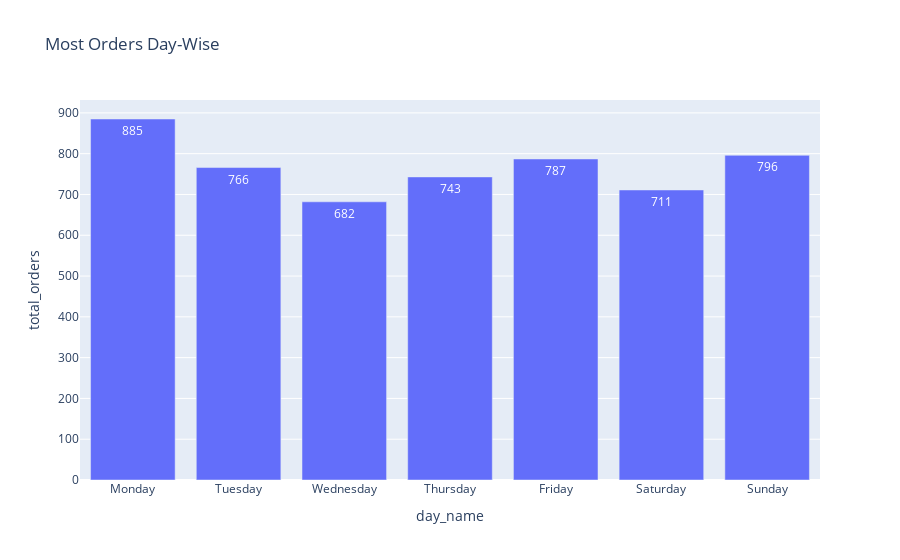

The cell this chart's notebook holds for it:
### Markdown cell above
### Most Orders Day-Wise.

### Code cell
query = """
SELECT 
    DAYNAME(order_date) AS day_name,
    COUNT(distinct order_id) AS total_orders
FROM
    order_details
GROUP BY DAYNAME(order_date);
"""

cur.execute(query)

data = cur.fetchall()

data

df = pd.DataFrame(data, columns = ['day_name','total_orders'])

order = ['Monday','Tuesday','Wednesday','Thursday','Friday','Saturday','Sunday']

df['day_name'] = pd.Categorical(df['day_name'], categories=order, ordered=True)
df = df.sort_values('day_name')

fig = px.bar(df, x='day_name', y="total_orders", text = 'total_orders',title= 'Most Orders Day-Wise')

fig.show()

### Figure 1 — Plotly figure (JSON) as saved in the notebook; plotly's stock layout.template omitted (floating-point values rounded to 4 significant figures)
{"data": [{"hovertemplate": "day_name=%{x}<br>total_orders=%{text}<extra></extra>", "legendgroup": "", "marker": {"color": "#636efa", "pattern": {"shape": ""}}, "name": "", "orientation": "v", "showlegend": false, "text": [885.0, 766.0, 682.0, 743.0, 787.0, 711.0, 796.0], "textposition": "auto", "type": "bar", "x": ["Monday", "Tuesday", "Wednesday", "Thursday", "Friday", "Saturday", "Sunday"], "xaxis": "x", "y": [885, 766, 682, 743, 787, 711, 796], "yaxis": "y"}], "layout": {"autosize": true, "barmode": "relative", "legend": {"tracegroupgap": 0}, "title": {"text": "Most Orders Day-Wise"}, "xaxis": {"anchor": "y", "autorange": true, "domain": [0, 1], "range": [-0.5, 6.5], "title": {"text": "day_name"}, "type": "category"}, "yaxis": {"anchor": "x", "autorange": true, "domain": [0, 1], "range": [0, 931.6], "title": {"text": "total_orders"}, "type": "linear"}}}
